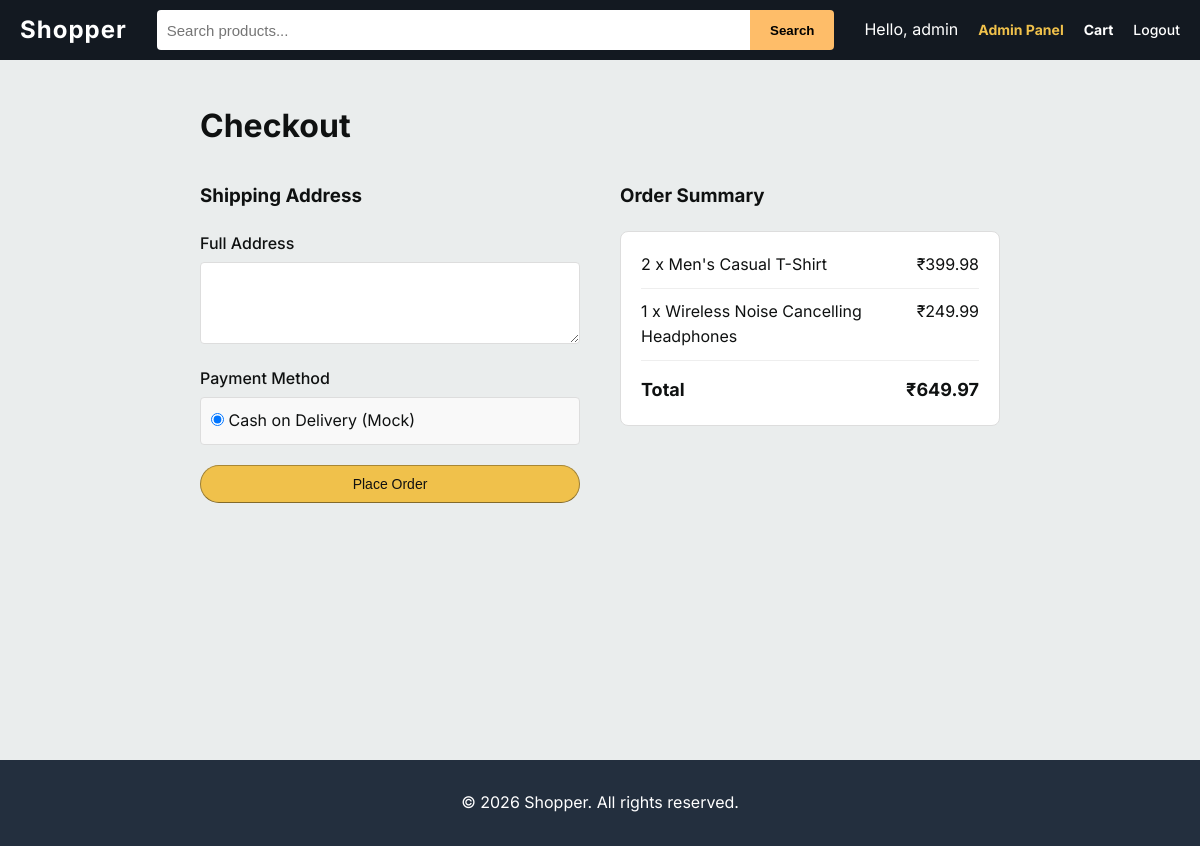
Screenshot of /checkout/ (signed in) with the database file from the repository.
### store/models.py (models this page shows, shortened)
class OrderItem(models.Model):
    user = models.ForeignKey(User, on_delete=models.CASCADE)
    ordered = models.BooleanField(default=False)
    product = models.ForeignKey(Product, on_delete=models.CASCADE)
    quantity = models.IntegerField(default=1)
    def get_total_discount_item_price(self):
        return self.quantity * self.product.discount_price
    def get_final_price(self):
        if self.product.discount_price:
            return self.get_total_discount_item_price()
        return self.get_total_item_price()

class Product(models.Model):
    title = models.CharField(max_length=200)
    slug = models.SlugField(unique=True)
    description = models.TextField()
    price = models.DecimalField(max_digits=10, decimal_places=2)
    discount_price = models.DecimalField(max_digits=10, decimal_places=2, blank=True, null=True)
    image = models.ImageField(upload_to='products/', default='products/default.png')
    category = models.ForeignKey(Category, related_name='products', on_delete=models.CASCADE)
    stock = models.IntegerField(default=10)
    is_active = models.BooleanField(default=True)

class Order(models.Model):
    user = models.ForeignKey(User, on_delete=models.CASCADE)
    items = models.ManyToManyField(OrderItem)
    start_date = models.DateTimeField(auto_now_add=True)
    ordered_date = models.DateTimeField(null=True, blank=True)
    ordered = models.BooleanField(default=False)
    shipping_address = models.TextField(blank=True, null=True)
    def get_total(self):
        total = 0
        for order_item in self.items.all():
            total += order_item.get_final_price()
        return total

### store/views.py (the view, shortened to what this page needs)
# urls.py: path('checkout/', views.checkout, name='checkout'),
@login_required
def checkout(request):
    try:
        order = Order.objects.get(user=request.user, ordered=False)
    except Order.DoesNotExist:
        messages.warning(request, "You do not have an active order.")
        return redirect('home')
    context = {
        'order': order
    }
    return render(request, 'store/checkout.html', context)

### templates/store/checkout.html (shortened to what this page needs)
{% extends 'base.html' %}
{% block content %}
<div style="padding: 20px 0; max-width: 800px; margin: 0 auto;">
    <h1>Checkout</h1>
    <div style="display: grid; grid-template-columns: 1fr 1fr; gap: 40px; margin-top: 30px;">
        <div>
            <h3>Shipping Address</h3>
            <form method="POST" action="{% url 'checkout' %}" style="margin-top: 20px;">
                <div style="margin-bottom: 15px;">
                    <label style="display: block; margin-bottom: 5px; font-weight: 500;">Full Address</label>
                    <textarea name="shipping_address" rows="4" style="width: 100%; padding: 10px; border: 1px solid var(--border-color); border-radius: 4px;" required></textarea>
                </div>
                <div style="margin-bottom: 20px;">
                    <label style="display: block; margin-bottom: 5px; font-weight: 500;">Payment Method</label>
                    <div style="padding: 10px; border: 1px solid var(--border-color); border-radius: 4px; background: #f9f9f9;">
                        <input type="radio" checked> Cash on Delivery (Mock)
                    </div>
                </div>
                <button type="submit" class="btn btn-primary" style="width: 100%;">Place Order</button>
            </form>
        </div>
        <div>
            <h3>Order Summary</h3>
            <div style="background: white; padding: 20px; border-radius: 8px; border: 1px solid var(--border-color); margin-top: 20px;">
                {% for item in order.items.all %}
                <div style="display: flex; justify-content: space-between; margin-bottom: 10px; border-bottom: 1px solid #eee; padding-bottom: 10px;">
                    <span>{{ item.quantity }} x {{ item.product.title }}</span>
                    <span>₹{{ item.get_final_price }}</span>
                </div>
                {% endfor %}
                <div style="display: flex; justify-content: space-between; margin-top: 15px; font-weight: bold; font-size: 18px;">
                    <span>Total</span>
                    <span>₹{{ order.get_total }}</span>
                </div>
            </div>
        </div>
    </div>
</div>
{% endblock %}

### templates/base.html (shortened to what this page needs)
<!DOCTYPE html>
<html lang="en">
<head>
    {% load static %}
    <link rel="stylesheet" href="{% static 'css/style.css' %}">
</head>
<body>
    <nav class="navbar">
        <div class="nav-container">
            <a href="{% url 'home' %}" class="logo">Shopper</a>
            <div class="search-bar">
                <input type="text" placeholder="Search products...">
                <button type="submit">Search</button>
            </div>
            <div class="nav-links">
                {% if user.is_authenticated %}
                    <span class="welcome-text">Hello, {{ user.username }}</span>
                    {% if user.is_staff %}
                        <a href="{% url 'admin:index' %}" class="btn-link" style="color: var(--accent-color); font-weight: bold;">Admin Panel</a>
                    {% endif %}
                    <a href="{% url 'cart_summary' %}" class="cart-link">
                        Cart
                    </a>
                    <form method="post" action="{% url 'logout' %}" style="display:inline;">
                        <button type="submit" class="btn-link">Logout</button>
                    </form>
                {% else %}
                    <a href="{% url 'login' %}">Login</a>
                    <a href="{% url 'register' %}">Sign Up</a>
                {% endif %}
            </div>
        </div>
    </nav>
    <main class="main-content">
        {% block content %}
        {% endblock content %}
    </main>
    <footer class="footer">
        <div class="footer-content">
            <p>&copy; 2026 Shopper. All rights reserved.</p>
        </div>
    </footer>
</body>
</html>

### static/css/style.css (style rules this page uses)
:root { --primary-color: #232f3e; --secondary-color: #131921; --accent-color: #f0c14b; --accent-hover: #ddb347; --bg-color: #eaeded; --text-color: #0f1111; --light-text: #ffffff; --border-color: #ddd; --success-color: #067d62; --danger-color: #B12704; }
* { margin: 0; padding: 0; box-sizing: border-box; }
body { font-family: 'Inter', sans-serif; background-color: var(--bg-color); color: var(--text-color); line-height: 1.6; }
.navbar { background-color: var(--secondary-color); color: var(--light-text); padding: 10px 20px; position: sticky; top: 0; z-index: 100; }
.nav-container { display: flex; justify-content: space-between; align-items: center; max-width: 1200px; margin: 0 auto; }
.logo { color: var(--light-text); text-decoration: none; font-size: 24px; font-weight: 700; letter-spacing: 1px; }
.search-bar { display: flex; flex: 1; margin: 0 30px; height: 40px; }
.search-bar input { width: 100%; padding: 10px; border: none; border-radius: 4px 0 0 4px; outline: none; font-size: 15px; }
.search-bar button { background-color: #febd69; border: none; padding: 0 20px; border-radius: 0 4px 4px 0; cursor: pointer; font-weight: 600; transition: background-color 0.2s ease; }
.nav-links { display: flex; align-items: center; gap: 20px; }
.nav-links a { color: var(--light-text); text-decoration: none; font-weight: 500; font-size: 14px; }
.btn-link { background: none; border: none; color: var(--light-text); cursor: pointer; font-weight: 500; font-size: 14px; font-family: inherit; }
.cart-link { font-weight: 700 !important; display: flex; align-items: center; gap: 5px; }
.main-content { max-width: 1200px; margin: 20px auto; padding: 0 20px; min-height: 80vh; }
.btn { display: inline-block; padding: 10px 15px; border-radius: 20px; text-align: center; text-decoration: none; font-weight: 500; font-size: 14px; border: 1px solid var(--border-color); cursor: pointer; transition: all 0.2s ease; width: 100%; }
.btn-primary { background-color: var(--accent-color); border-color: #a88734 #9c7e31 #846a29; color: #111; }
.footer { background-color: var(--primary-color); color: white; text-align: center; padding: 30px 0; margin-top: 40px; }

### rows the page displays
OrderItem: quantity "2", product "Men's Casual T-Shirt", get_final_price "399.98"
OrderItem: quantity "1", product "Wireless Noise Cancelling Headphones", get_final_price "249.99"
Order: get_total "649.97"

### other values shown
{{ user.username }} "admin"
